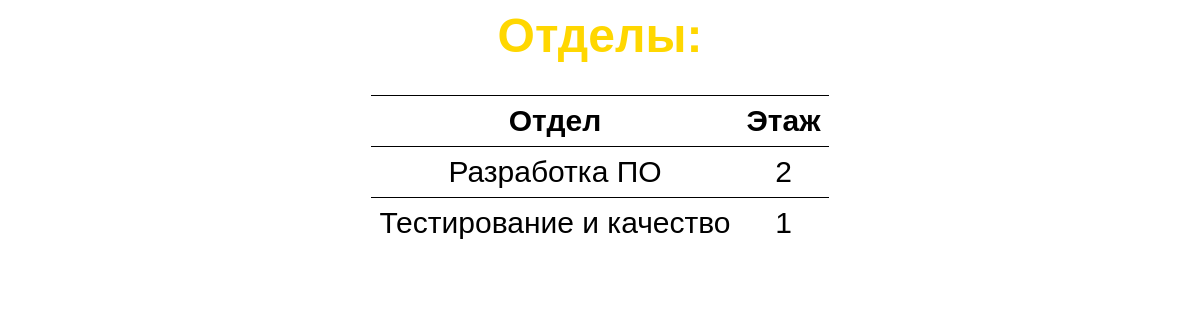
Page /departments/ on the earlier database version.
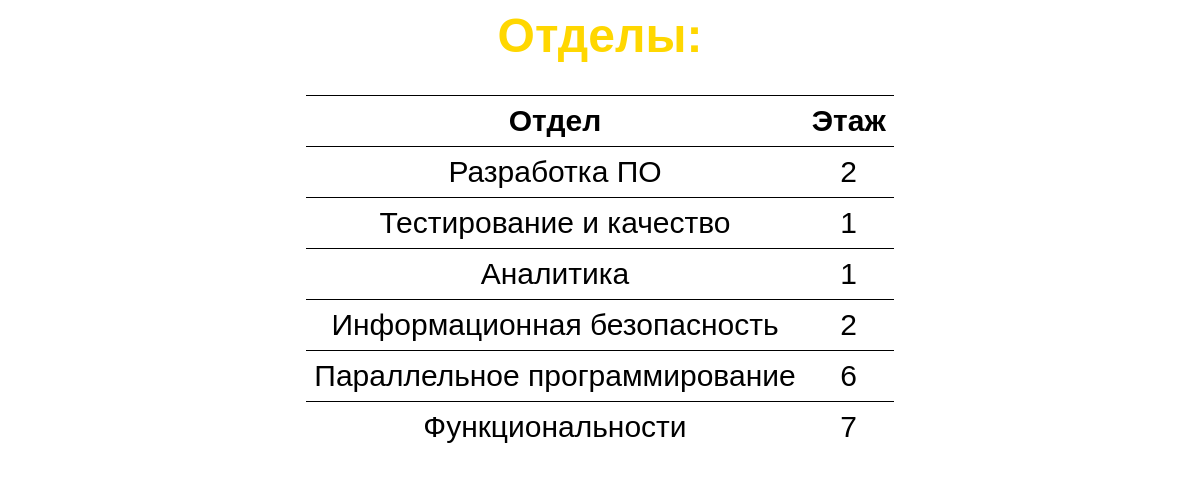
Same page on the later database version.
### spiderapp/models.py (models this page shows, shortened)
class Department(models.Model):
    name = models.CharField(max_length=100)
    floor = models.IntegerField()

### spiderapp/views.py (the view)
# urls.py: path('departments/', department_view, name='departments'),
def department_view(request):
    departments = Department.objects.all()
    return render(request, 'spiderapp/department.html', {'departments': departments})

### spiderapp/templates/spiderapp/department.html (shortened to what this page needs)
{% load static %}
<html lang="en">
<head>
    <link rel="stylesheet" href="{% static 'css/configuration.css' %}">
</head>
<body>
<h1>Отделы:</h1>
<table>
  <tr>
    <th>Отдел</th>
    <th>Этаж</th>
  </tr>
  {% for department in departments %}
  <tr>
    <td>{{ department.name }}</td>
    <td>{{ department.floor }}</td>
  </tr>
  {% endfor %}
</table>
</body>
</html>

Differences in the rows shown:
added Department: name "Аналитика", floor "1"
added Department: name "Информационная безопасность", floor "2"
added Department: name "Параллельное программирование", floor "6"
added Department: name "Функциональности", floor "7"
